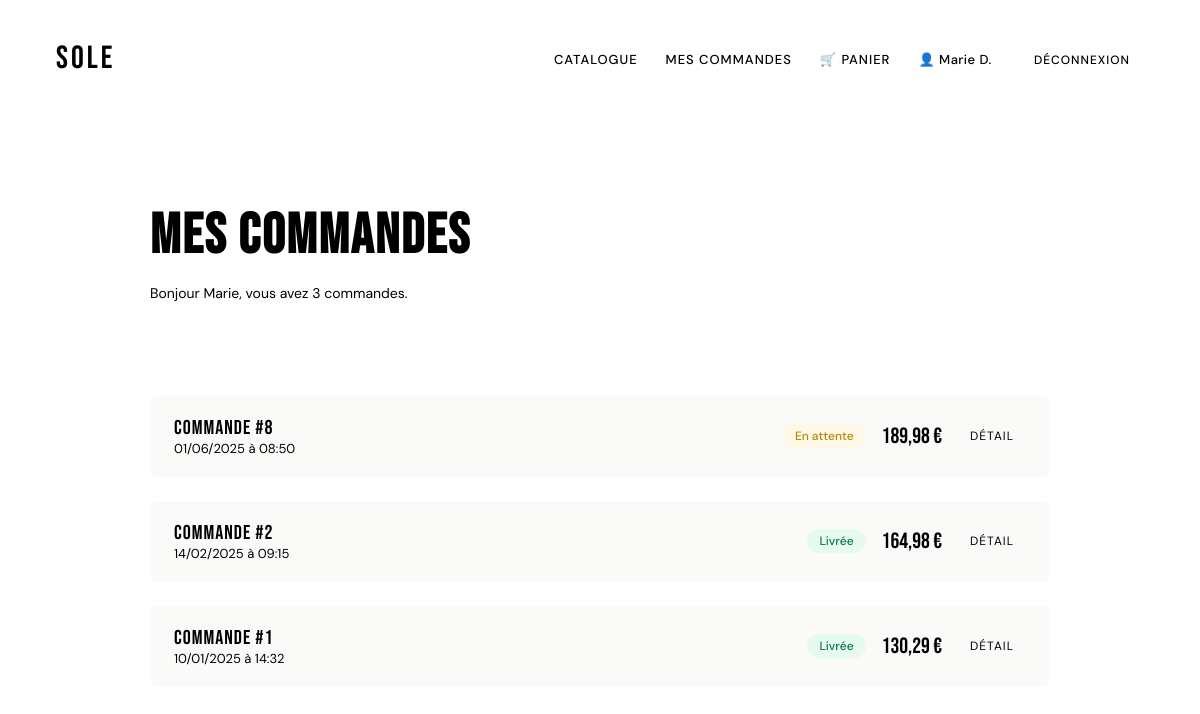
Screenshot of /mesCommandes.php (signed in) with the database file from the repository.
### tables this page shows
CREATE TABLE `commande` (
  `Id_commande` int(11) NOT NULL,
  `date_commande` datetime DEFAULT NULL,
  `statut` varchar(50) DEFAULT NULL,
  `montant_total` decimal(15,2) DEFAULT NULL,
  `remise` int(11) DEFAULT NULL,
  `Id_utilisateur` int(11) NOT NULL
);

### bdd.php (called while the page is built, shortened)
<?php
function getConnexion() {
    $host     = 'mysql-sole.alwaysdata.net';
    $dbname   = 'sole_bdd';
    $user     = 'sole_bdduser';
    $password = 'JeSuisUnUser1';
    try {
        $pdo = new PDO("mysql:host=$host;dbname=$dbname;charset=utf8mb4", $user, $password);
        $pdo->setAttribute(PDO::ATTR_ERRMODE, PDO::ERRMODE_EXCEPTION);
        $pdo->setAttribute(PDO::ATTR_DEFAULT_FETCH_MODE, PDO::FETCH_ASSOC);
        return $pdo;
    } catch (PDOException $e) {
        die("Erreur de connexion : " . $e->getMessage());
    }
}
function getCommandesByUtilisateur($id_utilisateur) {
    $pdo = getConnexion();
    $stmt = $pdo->prepare("
        SELECT Id_commande, date_commande, statut, montant_total, remise
        FROM commande
        WHERE Id_utilisateur = :id
        ORDER BY date_commande DESC
    ");
    $stmt->execute([':id' => $id_utilisateur]);
    return $stmt->fetchAll();
}

### mesCommandes.php (the view, shortened to what this page needs)
<?php
require_once 'bdd.php';
$commandes = getCommandesByUtilisateur($_SESSION['user_id']);
function statutStyle($statut) {
    return match($statut) {
        'en_attente' => ['label' => 'En attente',  'bg' => '#FFF8E6', 'color' => '#B8860B'],
        'expediee'   => ['label' => 'Expédiée',    'bg' => '#E6F0FF', 'color' => '#1A56DB'],
        'livree'     => ['label' => 'Livrée',      'bg' => '#E6FAF0', 'color' => '#0A7A45'],
        'annulee'    => ['label' => 'Annulée',     'bg' => '#FFF0F0', 'color' => '#C0392B'],
        default      => ['label' => ucfirst($statut), 'bg' => '#f0f0f0', 'color' => '#888'],
    };
}
?>
<!DOCTYPE html>
<html lang="fr">
<head>
    <link rel="stylesheet" href="style.css">
</head>
<body>
<?php require_once 'menu.php'; ?>
<div class="page-commandes">
    <div class="entete-page">
        <h1 class="titre-principal">Mes commandes</h1>
        <p class="sous-titre-page">
            Bonjour <?= htmlspecialchars($_SESSION['user_prenom']) ?>,
            vous avez <?= count($commandes) ?> commande<?= count($commandes) > 1 ? 's' : '' ?>.
        </p>
    </div>
    <?php if (empty($commandes)): ?>
        <div class="etat-vide">
            <span class="etat-vide-grand">0</span>
            <p>Vous n'avez pas encore passé de commande.</p>
            <a href="index.php" class="btn-catalogue">Voir le catalogue</a>
        </div>
    <?php else: ?>
        <?php foreach ($commandes as $i => $c):
            $style  = statutStyle($c['statut']);
        ?>
        <div class="commande">
            <div class="entete-commande">
                <div>
                    <div class="numero-commande">Commande #<?= $c['Id_commande'] ?></div>
                    <div class="date-commande"><?= date('d/m/Y à H:i', strtotime($c['date_commande'])) ?></div>
                </div>
                <div class="droite-commande">
                    <span class="badge-statut" style="background:<?= $style['bg'] ?>;color:<?= $style['color'] ?>">
                        <?= $style['label'] ?>
                    </span>
                    <span class="total-commande"><?= number_format($c['montant_total'], 2, ',', ' ') ?> €</span>
                    <button class="btn-detail" onclick="basculerLignes(<?= $i ?>)" id="btn-<?= $i ?>">Détail</button>
                </div>
            </div>
        </div>
        <?php endforeach; ?>
    <?php endif; ?>
</div>
</body>
</html>

### menu.php (shortened to what this page needs)
<?php
if (isset($_SESSION['user_id'])) {
    include_once'bdd.php';
}
$page_active = basename($_SERVER['PHP_SELF']);
?>
<nav>
    <a href="index.php" class="logo-nav">SOLE</a>
    <ul class="liens-nav">
        <?php if (isset($_SESSION['user_id'])): ?>
            <li>
                <a href="index.php" class="<?= $page_active === 'index.php' ? 'lien-actif' : '' ?>">
                    Catalogue
                </a>
            </li>
            <li>
                <a href="mesCommandes.php" class="<?= $page_active === 'mesCommandes.php' ? 'lien-actif' : '' ?>">
                    Mes commandes
                </a>
            </li>
            <li class="badge-panier">
                <a href="panier.php" class="<?= $page_active === 'panier.php' ? 'lien-actif' : '' ?>">
                    🛒 Panier
                </a>
            </li>
            <li class="nav-user">
                <span class="nom-utilisateur">
                    👤 <?= htmlspecialchars($_SESSION['user_prenom'] . ' ' . substr($_SESSION['user_nom'], 0, 1) . '.') ?>
                </span>
            </li>
            <li>
                <a href="logout.php" class="btn-deconnexion">Déconnexion</a>
            </li>
        <?php endif; ?>
    </ul>
</nav>

### Style.css (style rules this page uses)
body { font-family: 'DM Sans', sans-serif; }
nav { display: flex; align-items: center; justify-content: space-between; padding: 24px 48px; position: sticky; top: 0; z-index: 100; }
.logo-nav { font-family: 'Bebas Neue', sans-serif; font-size: 32px; letter-spacing: 3px; text-decoration: none; color: var(--noir); }
.liens-nav { display: flex; align-items: center; gap: 28px; list-style: none; }
.liens-nav a { font-size: 13px; font-weight: 500; text-decoration: none; color: var(--gris); letter-spacing: 1px; text-transform: uppercase; transition: color .2s; }
.liens-nav a:hover, .liens-nav a.lien-actif { color: var(--noir); }
.nom-utilisateur { font-size: 13px; color: var(--noir); font-weight: 500; letter-spacing: 0.5px; white-space: nowrap; }
.btn-deconnexion { font-size: 12px !important; color: var(--gris) !important; border: 1px solid var(--clair); padding: 7px 14px; border-radius: 4px; transition: border-color .2s, color .2s !important; }
.badge-panier { position: relative; }
.page-commandes { max-width: 900px; margin: 0 auto; padding: 56px 48px 80px; }
.entete-page { margin-bottom: 48px; padding-bottom: 32px; border-bottom: 1px solid var(--clair); }
.titre-principal { font-family: 'Bebas Neue', sans-serif; font-size: 56px; letter-spacing: 2px; margin-bottom: 4px; }
.sous-titre-page { font-size: 14px; color: var(--gris); }
.commande { border: 1px solid var(--clair); border-radius: 8px; margin-bottom: 24px; overflow: hidden; }
.entete-commande { display: flex; align-items: center; justify-content: space-between; padding: 20px 24px; background: #fafaf8; border-bottom: 1px solid var(--clair); gap: 16px; flex-wrap: wrap; }
.numero-commande { font-family: 'Bebas Neue', sans-serif; font-size: 20px; letter-spacing: 1px; }
.date-commande { font-size: 13px; color: var(--gris); }
.droite-commande { display: flex; align-items: center; gap: 16px; flex-wrap: wrap; }
.badge-statut { display: inline-block; padding: 4px 12px; border-radius: 20px; font-size: 12px; font-weight: 500; }
.total-commande { font-family: 'Bebas Neue', sans-serif; font-size: 22px; }
.btn-detail { background: none; border: 1px solid var(--clair); border-radius: 4px; padding: 6px 12px; font-family: 'DM Sans', sans-serif; font-size: 12px; color: var(--gris); cursor: pointer; letter-spacing: 1px; text-transform: uppercase; transition: all .15s; }

### rows the page displays
commande: Id_commande "8", date_commande "01/06/2025 à 08:50", statut "En attente", montant_total "189,98"
commande: Id_commande "2", date_commande "14/02/2025 à 09:15", statut "Livrée", montant_total "164,98"
commande: Id_commande "1", date_commande "10/01/2025 à 14:32", statut "Livrée", montant_total "130,29"

### other values shown
$_SESSION['user_prenom'] "Marie"
count($commandes) "3"
